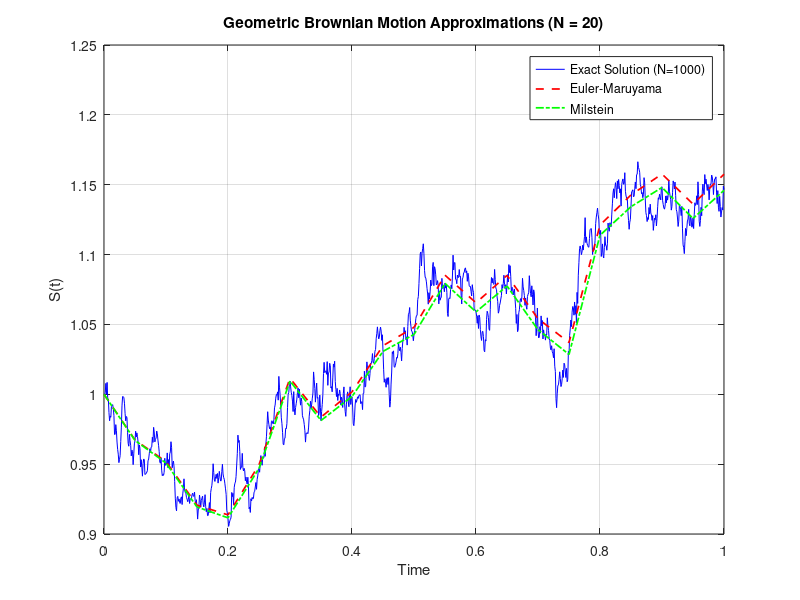
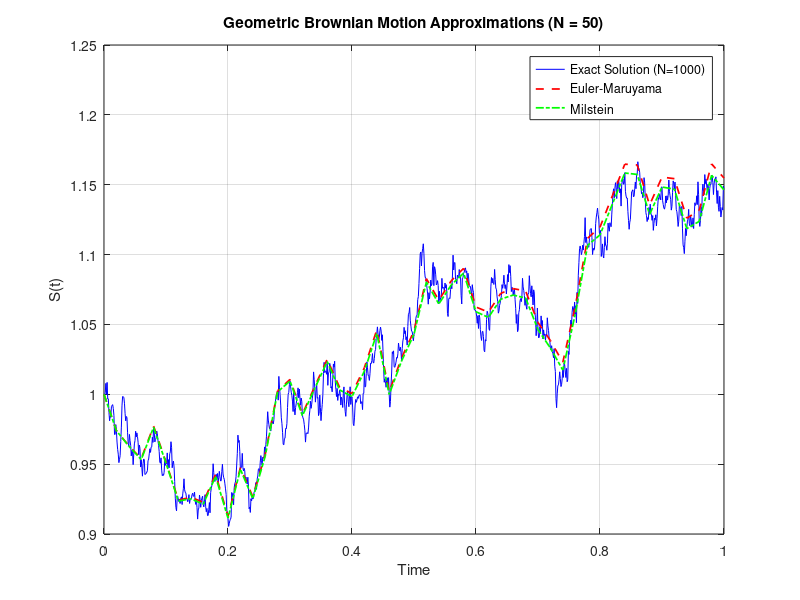
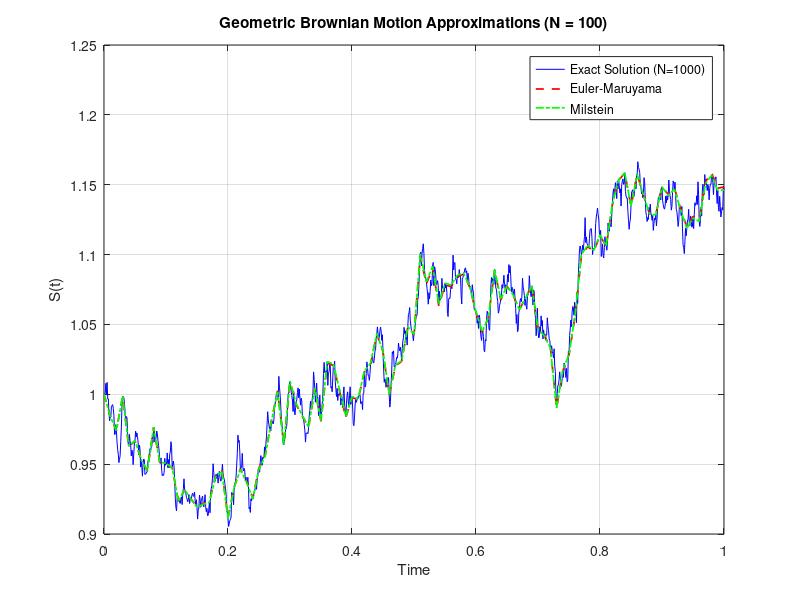
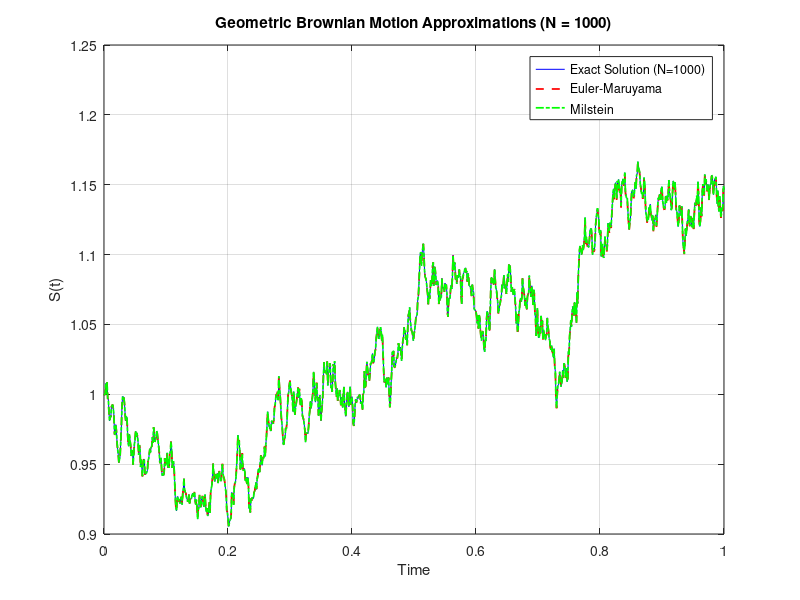

Source code (MATLAB) for these figures, in order:
% Parameters
T = 1;               
mu = 0.1;             
sigma = 0.2;          % Volatility coefficient
S0 = 1;               % Initial value of the process
N_values = [20, 50, 100,1000]; % Different time step counts for approximations
N_exact = 1000;        % Fixed time step count for exact solution
N_max = max([N_values, N_exact]); % Maximum N for Brownian motion simulation

% Simulate Brownian motion at high resolution
dt_max = T / N_max;                % Time step size for maximum N
dW_max = sqrt(dt_max) * randn(1, N_max); % Increments of Wiener process
W_max = [0, cumsum(dW_max)];       % Wiener process

% Exact solution at N_exact time steps
idx_exact = round(linspace(1, N_max+1, N_exact+1));
t_exact = linspace(0, T, N_exact+1);      % Time vector for exact solution
W_exact = W_max(idx_exact);               % Brownian motion at exact time steps
S_exact = S0 * exp((mu - 0.5 * sigma^2) * t_exact + sigma * W_exact);


% Preallocate error storage
absolute_errors_em = zeros(length(N_values), 1);
absolute_errors_milstein = zeros(length(N_values), 1);
rmse_errors_em = zeros(length(N_values), 1);
rmse_errors_milstein = zeros(length(N_values), 1);


% Loop through different N values for approximations
for idx = 1:length(N_values)
    N = N_values(idx);
    dt = T / N;                   % Time step size for approximation
    t = linspace(0, T, N+1);      % Time vector for approximation
    
    % Get indices for approximation time steps
    idx_approx = round(linspace(1, N_max+1, N+1));
    W_approx = W_max(idx_approx);              % Brownian motion at approximation steps
    dW = diff(W_approx);                       % Increments for approximation
    
    % Preallocate arrays
    S_em = zeros(1, N+1);         % Euler-Maruyama approximation
    S_milstein = zeros(1, N+1);   % Milstein approximation
    
    % Initial condition
    S_em(1) = S0;
    S_milstein(1) = S0;
    
    % Compute Euler-Maruyama and Milstein approximations
    for i = 1:N
        % Euler-Maruyama approximation
        S_em(i+1) = S_em(i) + mu * S_em(i) * dt + sigma * S_em(i) * dW(i);
        
        % Milstein approximation
        S_milstein(i+1) = S_milstein(i) + mu * S_milstein(i) * dt + sigma * S_milstein(i) * dW(i) ...
                          + 0.5 * sigma^2 * S_milstein(i) * (dW(i)^2 - dt);
    end
    
    % Interpolate exact solution to match approximation time steps
    S_exact_interp = interp1(t_exact, S_exact, t, 'linear');
   
 % Compute maximum absolute error
    absolute_errors_em(idx) = max(abs(S_em - S_exact_interp));
    absolute_errors_milstein(idx) = max(abs(S_milstein - S_exact_interp));

   % Compute RMSE
    rmse_errors_em(idx) = sqrt(mean((S_em - S_exact_interp).^2));
    rmse_errors_milstein(idx) = sqrt(mean((S_milstein - S_exact_interp).^2));

    % Print errors for this N
    fprintf('N = %d: Max Error (EM) = %.5f, Max Error (Milstein) = %.5f\n', ...
            N, absolute_errors_em(idx), absolute_errors_milstein(idx));
    fprintf('N = %d: RMSE (EM) = %.5f, RMSE (Milstein) = %.5f\n', ...
            N, rmse_errors_em(idx), rmse_errors_milstein(idx));



    % Plotting results
    figure;
    plot(t_exact, S_exact, 'b-', 'LineWidth', 0.7); hold on;
    plot(t, S_em, 'r--', 'LineWidth', 1.25);
    plot(t, S_milstein, 'g-.', 'LineWidth', 1.25);
    legend('Exact Solution (N=1000)', 'Euler-Maruyama', 'Milstein', 'Location', 'Best');
    xlabel('Time');
    ylabel('S(t)');
    title(sprintf('Geometric Brownian Motion Approximations (N = %d)', N));
    grid on;
end


% Plot errors against N values
figure;
loglog(N_values, absolute_errors_em, 'r-o', 'LineWidth', 1.5); hold on;
loglog(N_values, absolute_errors_milstein, 'g-s', 'LineWidth', 1.5);
loglog(N_values, rmse_errors_em, 'm-^', 'LineWidth', 1.5);
loglog(N_values, rmse_errors_milstein, 'c-v', 'LineWidth', 1.5);
legend('Max Error (Euler-Maruyama)', 'Max Error (Milstein)', ...
       'RMSE (Euler-Maruyama)', 'RMSE (Milstein)', 'Location', 'Best');
xlabel('Number of Time Steps (N) (log scale)');
ylabel('Error (log scale)');
title('Error vs Time Step Count');
grid on;
